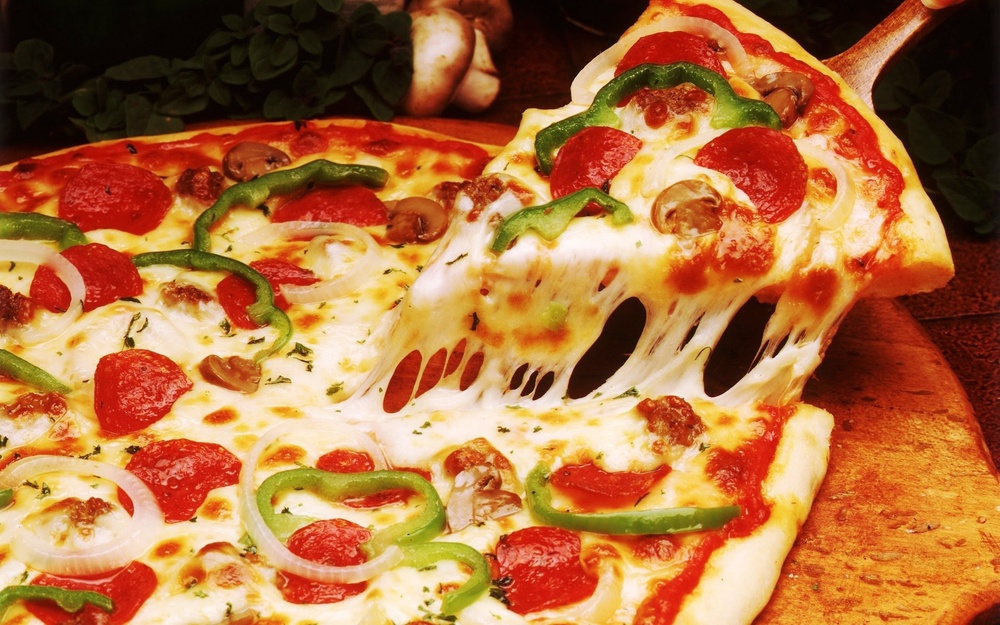
#> input picture Aula04/pizza.jpg, 1000 x 625 px, shrunk from 1920 x 1200 before the run, found by its file name
$ python color_sepia.py
#> lines starting #> are read from the running program, lines starting #| are printed output that depends on the picture
from PIL import Image

def calcula_paleta(branco):
#> called with branco = (112, 87, 20)
    paleta = []
    r,g,b = branco
    for i in range(255):
        new_red = r * i // 255
        new_geen = g * i // 255
        new_blue = b * i // 255
        paleta.extend((new_red, new_blue, new_geen))
    return paleta

def converte_sepia(input, output):
    #branco = (255, 240,192)
    branco = (112, 87, 20)

    paleta = calcula_paleta(branco)

    imagem = Image.open(input)
#> imagem is the input picture: PIL image 1000x625 RGB; mean R, G, B 174.8, 111.9, 64
    imagem = imagem.convert("L")
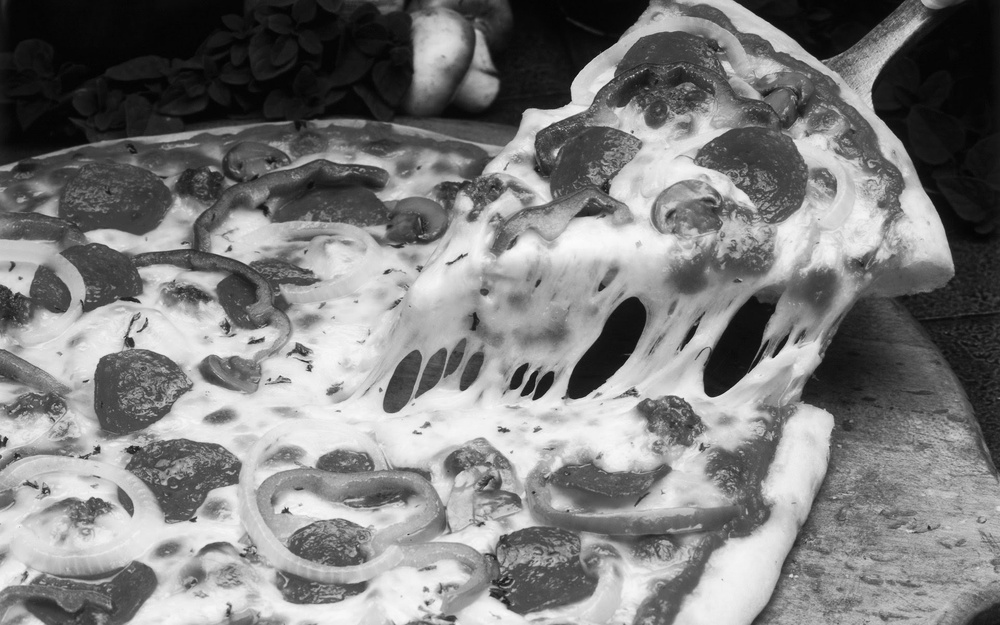
#> imagem: PIL image 1000x625 L; min 1, max 251, mean 125.3
    imagem.putpalette(paleta)
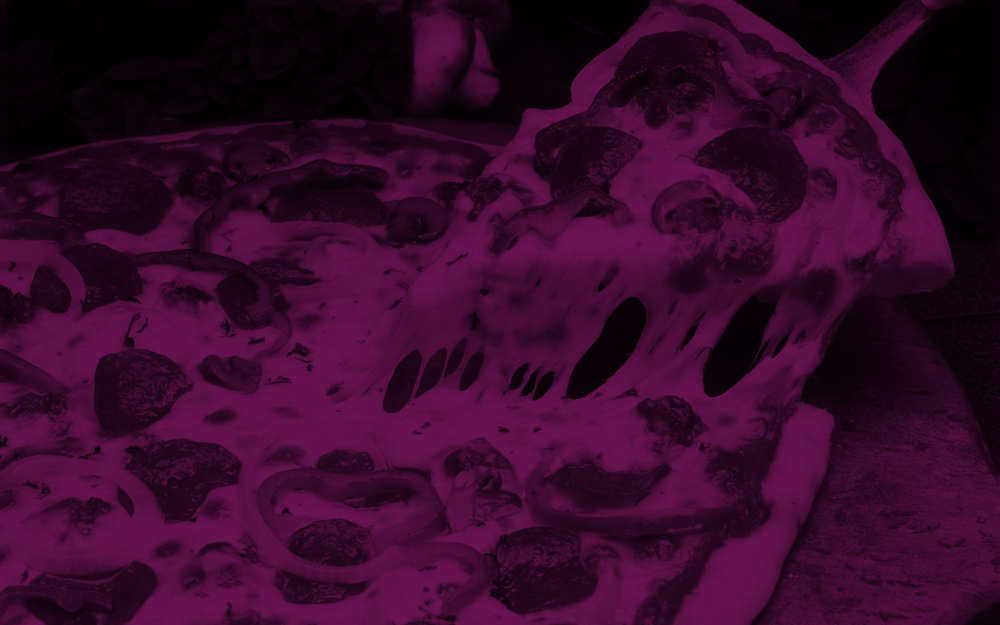
#> imagem: PIL image 1000x625 P; mean R, G, B 54.5, 9.3, 42.2
    sepia = imagem.convert("RGB")

    sepia.save(output)


if __name__ == "__main__":
    converte_sepia("Aula04/pizza.jpg", "Aula04/pizza_sepia.png")
